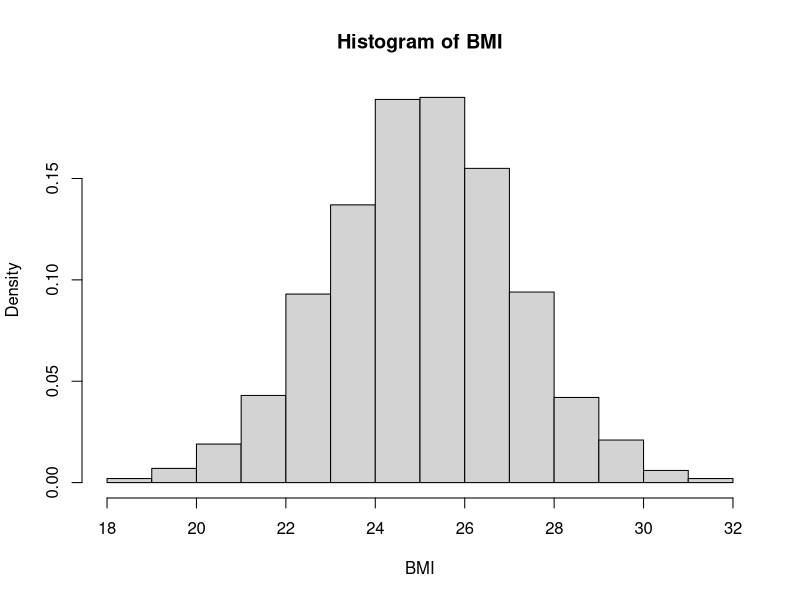
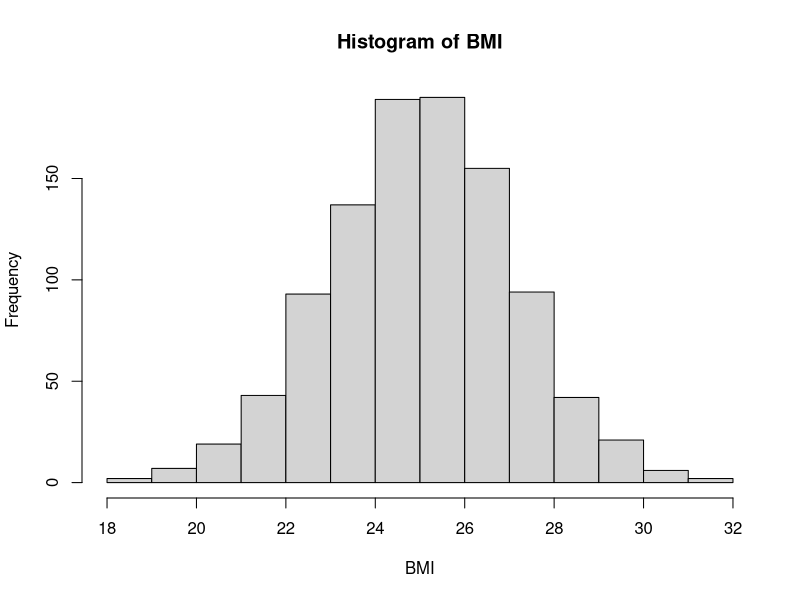

These figures' R source, in order:

### 
x <- system.file("README")
print(x)
set.seed(100)
BMI <- rnorm(1000,m=25,sd=2)
print(BMI)
hist(BMI,freq=F)
histinfo <- hist(BMI)
histinfo